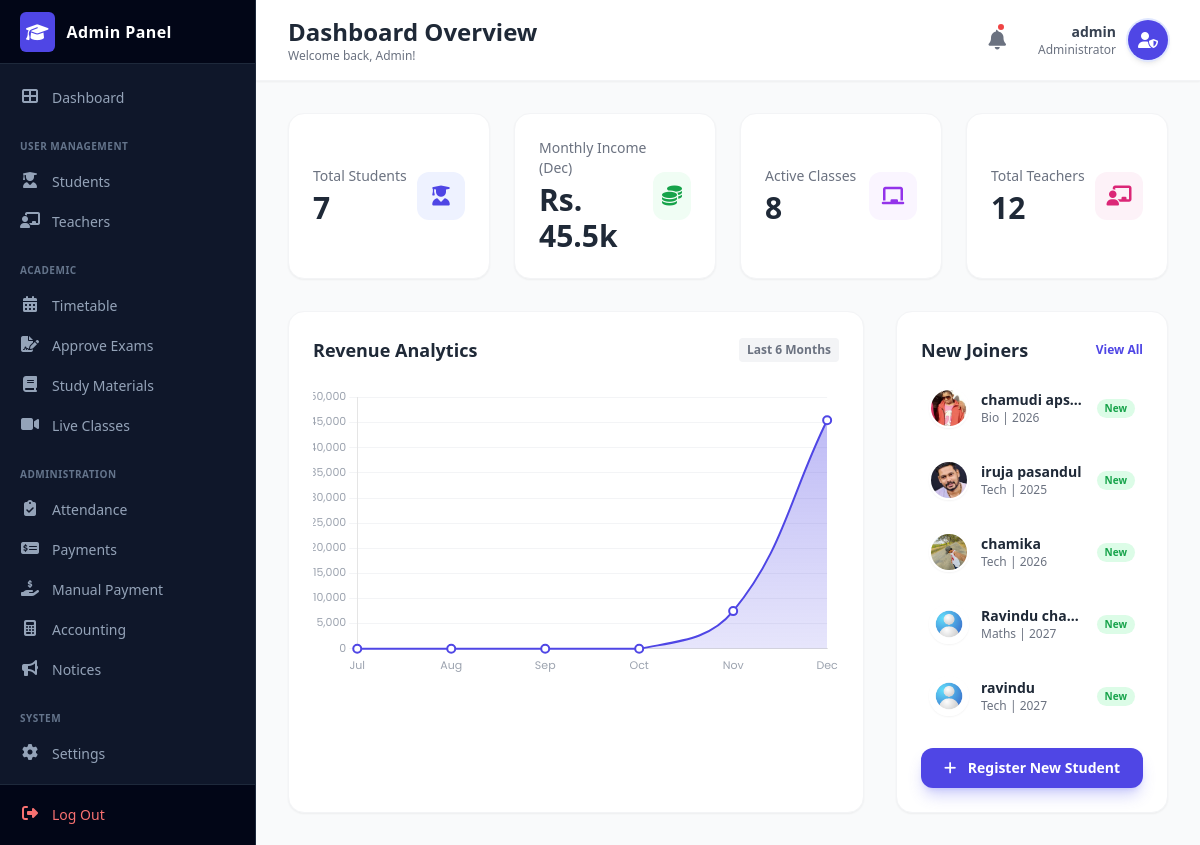
/admin/index.php (signed in), run on the app's committed database.
### tables this page shows
CREATE TABLE `students` (
  `student_id` int(11) NOT NULL,
  `reg_number` varchar(20) NOT NULL,
  `full_name` varchar(150) NOT NULL,
  `nic` varchar(20) NOT NULL,
  `dob` date NOT NULL,
  `gender` varchar(10) NOT NULL,
  `school` varchar(150) DEFAULT NULL,
  `address` text DEFAULT NULL,
  `student_phone` varchar(15) DEFAULT NULL,
  `parent_phone` varchar(15) NOT NULL,
  `email` varchar(150) NOT NULL,
  `stream` varchar(50) NOT NULL,
  `batch` varchar(10) NOT NULL,
  `photo` varchar(255) DEFAULT NULL,
  `registered_date` datetime DEFAULT current_timestamp(),
  `status` int(11) DEFAULT 1
);

### admin/index.php (the view, shortened to what this page needs)
<?php
include 'db_con.php';
$student_sql = "SELECT COUNT(*) as total FROM students WHERE status = 1";
$student_res = $conn->query($student_sql);
$student_count = $student_res->fetch_assoc()['total'];
$current_month = date('Y-m');
$income_stmt = $conn->prepare("SELECT SUM(amount) as total FROM payments WHERE DATE_FORMAT(paid_date, '%Y-%m') = ? AND payment_status = 'paid'");
if ($income_stmt) {
    $income_stmt->bind_param("s", $current_month);
    $income_stmt->execute();
    $income_res = $income_stmt->get_result();
    $row_income = $income_res->fetch_assoc();
    $monthly_income = $row_income['total'] ? $row_income['total'] : 0;
} else {
    $monthly_income = 0;
}
$class_sql = "SELECT COUNT(*) as total FROM classes WHERE status = 1";
$class_res = $conn->query($class_sql);
$class_count = $class_res->fetch_assoc()['total'];
$teacher_sql = "SELECT COUNT(*) as total FROM teachers WHERE status = 1";
$teacher_res = $conn->query($teacher_sql);
$teacher_count = $teacher_res->fetch_assoc()['total'];
$new_students_sql = "SELECT * FROM students ORDER BY student_id DESC LIMIT 5";
$new_students_res = $conn->query($new_students_sql);
$chart_labels = [];
$chart_data = [];
$chart_stmt = $conn->prepare("SELECT SUM(amount) as total FROM payments WHERE DATE_FORMAT(paid_date, '%Y-%m') = ? AND payment_status = 'paid'");
if ($chart_stmt) {
    for ($i = 5; $i >= 0; $i--) {
        $month_filter = date("Y-m", strtotime("-$i months"));
        $display_label = date("M", strtotime("-$i months"));
        $chart_stmt->bind_param("s", $month_filter);
        $chart_stmt->execute();
        $chart_res = $chart_stmt->get_result();
        $row = $chart_res->fetch_assoc();
        $chart_labels[] = $display_label;
        $chart_data[] = $row['total'] ? (float)$row['total'] : 0;
    }
}
?>
<!DOCTYPE html>
<html lang="en">
<head>
    <script src="https://cdn.tailwindcss.com"></script>
    <link rel="stylesheet" href="https://cdnjs.cloudflare.com/ajax/libs/font-awesome/6.4.0/css/all.min.css">
</head>
<body class="bg-gray-50 font-sans antialiased">
    <?php include('includes/sidebar.php'); ?>
    <div class="ml-64 flex flex-col min-h-screen transition-all duration-300">
        <header class="bg-white shadow-sm py-4 px-8 flex justify-between items-center sticky top-0 z-40 border-b border-gray-100">
            <div>
                <h2 class="text-2xl font-bold text-gray-800">Dashboard Overview</h2>
                <p class="text-xs text-gray-500">Welcome back, Admin!</p>
            </div>
            <div class="flex items-center gap-6">
                <div class="relative cursor-pointer hover:bg-gray-50 p-2 rounded-full transition">
                    <i class="fas fa-bell text-gray-500 text-xl hover:text-indigo-600"></i>
                    <span class="absolute top-1 right-2 w-2.5 h-2.5 bg-red-500 rounded-full border-2 border-white"></span>
                </div>
                <div class="flex items-center gap-3 cursor-pointer">
                    <div class="text-right hidden md:block">
                        <div class="text-sm font-bold text-gray-700"><?php echo isset($_SESSION['admin_name']) ? htmlspecialchars($_SESSION['admin_name']) : 'Admin'; ?></div>
                        <div class="text-xs text-gray-500">Administrator</div>
                    </div>
                    <div class="w-10 h-10 rounded-full bg-indigo-600 flex items-center justify-center text-white font-bold shadow-md ring-2 ring-indigo-100">
                        <i class="fas fa-user-shield"></i>
                    </div>
                </div>
            </div>
        </header>
        <main class="p-8 flex-1 overflow-y-auto">
            <div class="grid grid-cols-1 md:grid-cols-2 lg:grid-cols-4 gap-6 mb-8">
                <div class="bg-white rounded-2xl p-6 shadow-sm border border-gray-100 flex items-center justify-between hover:shadow-lg transition-all duration-300 group">
                    <div>
                        <div class="text-gray-500 text-sm font-medium mb-1">Total Students</div>
                        <div class="text-3xl font-bold text-gray-800 group-hover:text-indigo-600 transition-colors">
                            <?php echo number_format($student_count); ?>
                        </div>
                    </div>
                    <div class="w-12 h-12 rounded-xl bg-indigo-50 flex items-center justify-center text-indigo-600 text-xl group-hover:scale-110 transition-transform">
                        <i class="fas fa-user-graduate"></i>
                    </div>
                </div>
                <div class="bg-white rounded-2xl p-6 shadow-sm border border-gray-100 flex items-center justify-between hover:shadow-lg transition-all duration-300 group">
                    <div>
                        <div class="text-gray-500 text-sm font-medium mb-1">Monthly Income (<?php echo date('M'); ?>)</div>
                        <div class="text-3xl font-bold text-gray-800 group-hover:text-green-600 transition-colors">
                            Rs. <?php echo number_format($monthly_income / 1000, 1); ?>k
                        </div>
                    </div>
                    <div class="w-12 h-12 rounded-xl bg-green-50 flex items-center justify-center text-green-600 text-xl group-hover:scale-110 transition-transform">
                        <i class="fas fa-coins"></i>
                    </div>
                </div>
                <div class="bg-white rounded-2xl p-6 shadow-sm border border-gray-100 flex items-center justify-between hover:shadow-lg transition-all duration-300 group">
                    <div>
                        <div class="text-gray-500 text-sm font-medium mb-1">Active Classes</div>
                        <div class="text-3xl font-bold text-gray-800 group-hover:text-purple-600 transition-colors">
                            <?php echo $class_count; ?>
                        </div>
                    </div>
                    <div class="w-12 h-12 rounded-xl bg-purple-50 flex items-center justify-center text-purple-600 text-xl group-hover:scale-110 transition-transform">
                        <i class="fas fa-chalkboard"></i>
                    </div>
                </div>
                <div class="bg-white rounded-2xl p-6 shadow-sm border border-gray-100 flex items-center justify-between hover:shadow-lg transition-all duration-300 group">
                    <div>
                        <div class="text-gray-500 text-sm font-medium mb-1">Total Teachers</div>
                        <div class="text-3xl font-bold text-gray-800 group-hover:text-pink-600 transition-colors">
                            <?php echo $teacher_count; ?>
                        </div>
                    </div>
                    <div class="w-12 h-12 rounded-xl bg-pink-50 flex items-center justify-center text-pink-600 text-xl group-hover:scale-110 transition-transform">
                        <i class="fas fa-chalkboard-teacher"></i>
                    </div>
                </div>
            </div>
            <div class="grid grid-cols-1 lg:grid-cols-3 gap-8">
                <div class="lg:col-span-2 bg-white p-6 rounded-2xl shadow-sm border border-gray-100">
                    <div class="flex justify-between items-center mb-6">
                        <h3 class="text-lg font-bold text-gray-800">Revenue Analytics</h3>
                        <span class="text-xs font-semibold text-gray-500 bg-gray-100 px-2 py-1 rounded">Last 6 Months</span>
                    </div>
                    <div class="relative h-72 w-full">
                        <canvas id="revenueChart"></canvas>
                    </div>
                </div>
                <div class="bg-white p-6 rounded-2xl shadow-sm border border-gray-100">
                    <h3 class="text-lg font-bold text-gray-800 mb-4 flex items-center justify-between">
                        <span>New Joiners</span>
                        <a href="student.php" class="text-xs text-indigo-600 hover:underline">View All</a>
                    </h3>
                    <div class="space-y-4">
                        <?php
                        if ($new_students_res->num_rows > 0) {
                            while($student = $new_students_res->fetch_assoc()) {
                                $photo_name = $student['photo'];
                                $photo_path = (!empty($photo_name) && file_exists("../assets/images/students/" . $photo_name))
                                    ? "../assets/images/students/" . $photo_name
                                    : "../assets/images/user2.jpg";
                        ?>
                        <div class="flex items-center gap-3 p-2 hover:bg-gray-50 rounded-lg transition-colors cursor-pointer">
                            <img src="<?php echo $photo_path; ?>" class="w-10 h-10 rounded-full object-cover border-2 border-white shadow-sm">
                            <div class="flex-1 min-w-0">
                                <div class="font-semibold text-sm text-gray-800 truncate"><?php echo htmlspecialchars($student['full_name']); ?></div>
                                <div class="text-xs text-gray-500 truncate"><?php echo htmlspecialchars($student['stream']); ?> | <?php echo $student['batch']; ?></div>
                            </div>
                            <span class="text-[10px] font-bold text-green-600 bg-green-100 px-2 py-0.5 rounded-full">New</span>
                        </div>
                        <?php
                            }
                        } else {
                            echo "<div class='text-center py-8 text-gray-400 text-sm'>No new students found</div>";
                        }
                        ?>
                    </div>
                    <button onclick="window.location.href='../log/registration.php'" class="w-full mt-6 py-2.5 text-center text-sm text-white font-semibold bg-indigo-600 hover:bg-indigo-700 rounded-xl shadow-lg shadow-indigo-500/30 transition transform hover:-translate-y-0.5">
                        <i class="fas fa-plus mr-2"></i> Register New Student
                    </button>
                </div>
            </div>
        </main>
    </div>
    <script>
        const ctx = document.getElementById('revenueChart').getContext('2d');
        // PHP Arrays to JS
        const labels = <?php echo json_encode($chart_labels); ?>;
        const data = <?php echo json_encode($chart_data, JSON_NUMERIC_CHECK); ?>;
        // Gradient for chart
        let gradient = ctx.createLinearGradient(0, 0, 0, 400);
        gradient.addColorStop(0, 'rgba(79, 70, 229, 0.4)');
        gradient.addColorStop(1, 'rgba(79, 70, 229, 0.0)');
        new Chart(ctx, {
            type: 'line',
            data: {
                labels: labels,
                datasets: [{
                    label: 'Income (LKR)',
                    data: data,
                    borderColor: '#4f46e5',
                    backgroundColor: gradient,
                    borderWidth: 2,
                    pointBackgroundColor: '#ffffff',
                    pointBorderColor: '#4f46e5',
                    pointRadius: 4,
                    fill: true,
                    tension: 0.4
                }]
            },
            options: {
                responsive: true,
                maintainAspectRatio: false,
                plugins: {
                    legend: { display: false },
                    tooltip: {
                        backgroundColor: '#1f2937',
                        padding: 12,
                        cornerRadius: 8,
                        displayColors: false,
                        callbacks: {
                            label: function(context) {
                                return 'Rs. ' + context.parsed.y.toLocaleString();
                            }
                        }
                    }
                },
                scales: {
                    y: {
                        beginAtZero: true,
                        grid: { borderDash: [4, 4], color: '#f3f4f6' },
                        ticks: { font: { size: 11, family: 'Poppins' }, color: '#9ca3af' }
                    },
                    x: {
                        grid: { display: false },
                        ticks: { font: { size: 11, family: 'Poppins' }, color: '#9ca3af' }
                    }
                }
            }
        });
    </script>
</body>
</html>

### admin/index.php (style rules this page uses)
body { font-family: 'Poppins', sans-serif; }

### data on the page
students: photo (picture), full_name "chamudi aps…", stream "Bio", batch "2026"
students: photo (picture), full_name "iruja pasandul", stream "Tech", batch "2025"
students: photo (picture), full_name "chamika", stream "Tech", batch "2026"
students: full_name "Ravindu cha…", stream "Maths", batch "2027"
students: full_name "ravindu", stream "Tech", batch "2027"

### other printed values
$_SESSION['admin_name'] "admin"
$student_count "7"
$monthly_income / 1000 "45.5"
$class_count "8"
$teacher_count "12"
chart data {{ json_encode($chart_labels) }} ["Jul","Aug","Sep","Oct","Nov","Dec"]
chart data {{ json_encode($chart_data, JSON_NUMERIC_CHECK) }} [0,0,0,0,7500,45500]
